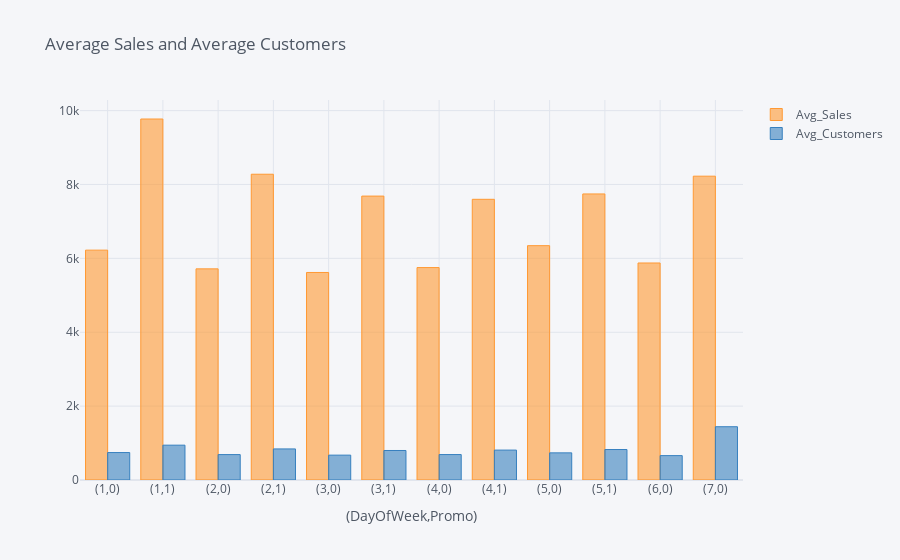
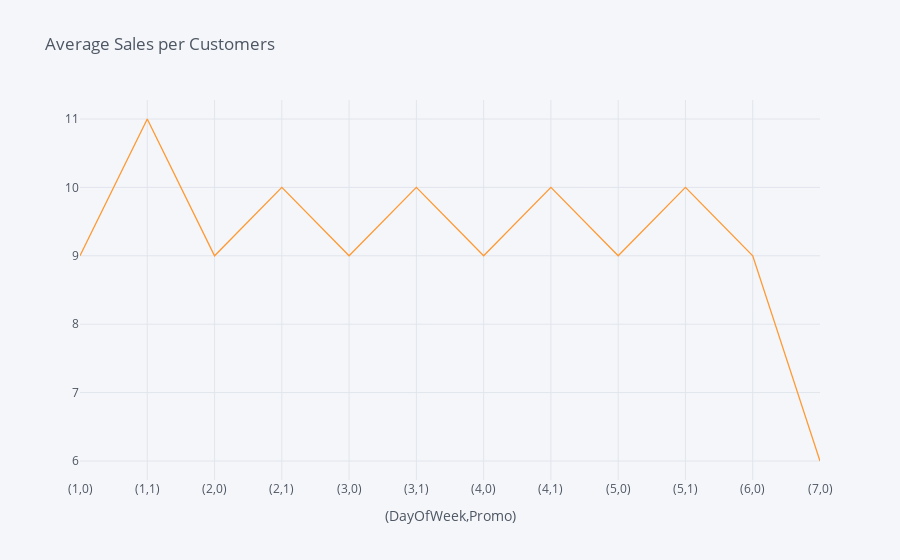

Notebook source saved alongside these figures, in order:
### Markdown cell above
### 3.1. Average sales and average customers on different days and promo. (Set DayOfWeek and Promo as groups)

### Code cell
train['SalesPerCustomer']=train['Sales']/train['Customers']
train['SalesPerCustomer']

Table_1=pd.pivot_table(data=train,index=['DayOfWeek','Promo'],values=['Sales','Customers','SalesPerCustomer'],aggfunc='mean').round(0)
Table_1.rename(columns=lambda x : 'Avg_' + x, inplace=True)

# Visualization
Table_1.iplot(kind='bar',y=['Avg_Sales','Avg_Customers'],title='Average Sales and Average Customers',xTitle='(DayOfWeek,Promo)')
Table_1.iplot(y='Avg_SalesPerCustomer',title='Average Sales per Customers',xTitle='(DayOfWeek,Promo)')

Table_1

### Figure 1 — Plotly figure (JSON) as saved in the notebook; plotly's stock layout.template omitted (floating-point values rounded to 4 significant figures)
{"data": [{"marker": {"color": "rgba(255, 153, 51, 0.6)", "line": {"color": "rgba(255, 153, 51, 1.0)", "width": 1}}, "name": "Avg_Sales", "orientation": "v", "text": "", "type": "bar", "x": ["(1,0)", "(1,1)", "(2,0)", "(2,1)", "(3,0)", "(3,1)", "(4,0)", "(4,1)", "(5,0)", "(5,1)", "(6,0)", "(7,0)"], "y": [6223, 9773, 5716, 8278, 5618, 7686, 5751, 7599, 6344, 7744, 5875, 8225]}, {"marker": {"color": "rgba(55, 128, 191, 0.6)", "line": {"color": "rgba(55, 128, 191, 1.0)", "width": 1}}, "name": "Avg_Customers", "orientation": "v", "text": "", "type": "bar", "x": ["(1,0)", "(1,1)", "(2,0)", "(2,1)", "(3,0)", "(3,1)", "(4,0)", "(4,1)", "(5,0)", "(5,1)", "(6,0)", "(7,0)"], "y": [743, 943, 688, 841, 673, 799, 689, 810, 735, 825, 660, 1442]}], "layout": {"legend": {"bgcolor": "#F5F6F9", "font": {"color": "#4D5663"}}, "paper_bgcolor": "#F5F6F9", "plot_bgcolor": "#F5F6F9", "title": {"font": {"color": "#4D5663"}, "text": "Average Sales and Average Customers"}, "xaxis": {"gridcolor": "#E1E5ED", "showgrid": true, "tickfont": {"color": "#4D5663"}, "title": {"font": {"color": "#4D5663"}, "text": "(DayOfWeek,Promo)"}, "zerolinecolor": "#E1E5ED"}, "yaxis": {"gridcolor": "#E1E5ED", "showgrid": true, "tickfont": {"color": "#4D5663"}, "title": {"font": {"color": "#4D5663"}, "text": ""}, "zerolinecolor": "#E1E5ED"}}}

### Figure 2 — Plotly figure (JSON) as saved in the notebook; plotly's stock layout.template omitted (floating-point values rounded to 4 significant figures)
{"data": [{"line": {"color": "rgba(255, 153, 51, 1.0)", "dash": "solid", "shape": "linear", "width": 1.3}, "mode": "lines", "name": "Avg_SalesPerCustomer", "text": "", "type": "scatter", "x": ["(1,0)", "(1,1)", "(2,0)", "(2,1)", "(3,0)", "(3,1)", "(4,0)", "(4,1)", "(5,0)", "(5,1)", "(6,0)", "(7,0)"], "y": [9, 11, 9, 10, 9, 10, 9, 10, 9, 10, 9, 6]}], "layout": {"legend": {"bgcolor": "#F5F6F9", "font": {"color": "#4D5663"}}, "paper_bgcolor": "#F5F6F9", "plot_bgcolor": "#F5F6F9", "title": {"font": {"color": "#4D5663"}, "text": "Average Sales per Customers"}, "xaxis": {"gridcolor": "#E1E5ED", "showgrid": true, "tickfont": {"color": "#4D5663"}, "title": {"font": {"color": "#4D5663"}, "text": "(DayOfWeek,Promo)"}, "zerolinecolor": "#E1E5ED"}, "yaxis": {"gridcolor": "#E1E5ED", "showgrid": true, "tickfont": {"color": "#4D5663"}, "title": {"font": {"color": "#4D5663"}, "text": ""}, "zerolinecolor": "#E1E5ED"}}}
